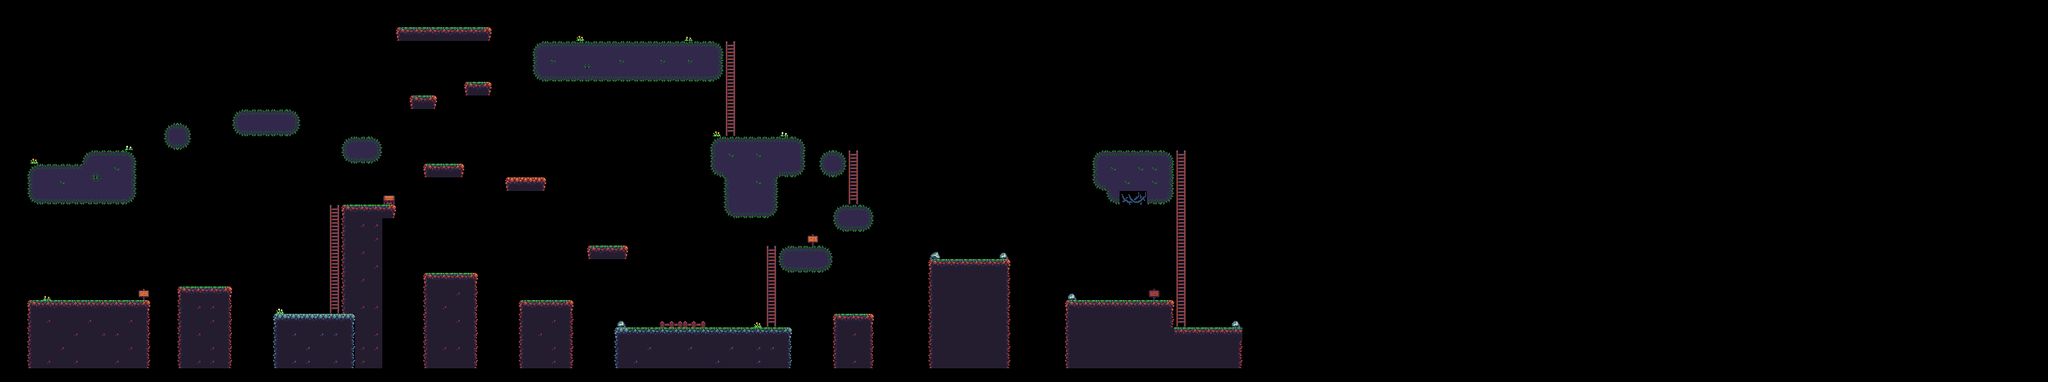

A level layout from a 2D game, rendered from its tile map. Below: a short description, then the map file with tile-grid data replaced by summaries:
An orthogonal 150x28 tile map with 16x16 px tiles, 1 tile layer (ForeGround), 1 hidden layer not drawn, 7 tilesets and 32 objects.

<map version="1.0" orientation="orthogonal" renderorder="left-down" width="150" height="28" tilewidth="16" tileheight="16">
 <tileset firstgid="1" name="collectables" tilewidth="16" tileheight="16">
  <image source="../images/collectables.png" width="16" height="16" />
  <tile id="0">
   <properties>
    <property name="Class" value="Collectable" />
    <property name="amount" value="10" />
    <property name="sprite" value="coin_gold" />
   </properties>
  </tile>
 </tileset>
 <tileset firstgid="2" name="fixedTiles" tilewidth="16" tileheight="16">
  <image source="../images/fixedTiles.png" width="200" height="112" />
  <tile id="4">
   <properties>
    <property name="collision" value="true" />
   </properties>
  </tile>
  <tile id="5">
   <properties>
    <property name="collision" value="true" />
   </properties>
  </tile>
  <tile id="6">
   <properties>
    <property name="collision" value="true" />
   </properties>
  </tile>
  <tile id="41">
   <properties>
    <property name="sensor" value="true" />
   </properties>
  </tile>
  <tile id="49">
   <properties>
    <property name="ladder" value="true" />
    <property name="sensor" value="true" />
   </properties>
  </tile>
  <tile id="53">
   <properties>
    <property name="sensor" value="true" />
   </properties>
  </tile>
  <tile id="54">
   <properties>
    <property name="sensor" value="true" />
   </properties>
  </tile>
  <tile id="55">
   <properties>
    <property name="sensor" value="true" />
   </properties>
  </tile>
  <tile id="61">
   <properties>
    <property name="ladder" value="true" />
    <property name="sensor" value="true" />
   </properties>
  </tile>
  <tile id="65">
   <properties>
    <property name="sensor" value="true" />
   </properties>
  </tile>
  <tile id="66">
   <properties>
    <property name="sensor" value="true" />
   </properties>
  </tile>
  <tile id="67">
   <properties>
    <property name="sensor" value="true" />
   </properties>
  </tile>
  <tile id="68">
   <properties>
    <property name="sensor" value="true" />
   </properties>
  </tile>
  <tile id="69">
   <properties>
    <property name="sensor" value="true" />
   </properties>
  </tile>
  <tile id="73">
   <properties>
    <property name="ladder" value="true" />
    <property name="sensor" value="true" />
   </properties>
  </tile>
  <tile id="77">
   <properties>
    <property name="sensor" value="true" />
   </properties>
  </tile>
  <tile id="78">
   <properties>
    <property name="sensor" value="true" />
   </properties>
  </tile>
  <tile id="79">
   <properties>
    <property name="sensor" value="true" />
   </properties>
  </tile>
  <tile id="80">
   <properties>
    <property name="sensor" value="true" />
   </properties>
  </tile>
  <tile id="81">
   <properties>
    <property name="sensor" value="true" />
   </properties>
  </tile>
 </tileset>
 <tileset firstgid="86" name="sheet_9" tilewidth="16" tileheight="16">
  <image source="../images/sheet_9.png" width="272" height="128" />
  <tile id="0">
   <properties>
    <property name="type" value="0" />
   </properties>
  </tile>
  <tile id="75">
   <properties>
    <property name="ladder" value="true" />
    <property name="sensor" value="true" />
   </properties>
  </tile>
  <tile id="92">
   <properties>
    <property name="ladder" value="true" />
    <property name="sensor" value="true" />
   </properties>
  </tile>
  <tile id="109">
   <properties>
    <property name="ladder" value="true" />
    <property name="sensor" value="true" />
   </properties>
  </tile>
 </tileset>
 <tileset firstgid="222" name="player" tilewidth="19" tileheight="23">
  <image source="../images/player.png" width="500" height="23" />
  <tile id="0">
   <properties>
    <property name="Class" value="Player" />
   </properties>
  </tile>
 </tileset>
 <tileset firstgid="248" name="enemies" tilewidth="29" tileheight="16">
  <image source="../images/enemies.png" width="86" height="16" />
  <tile id="0">
   <properties>
    <property name="Class" value="Slime" />
    <property name="sprite" value="slime" />
   </properties>
  </tile>
 </tileset>
 <tileset firstgid="250" name="rupee" tilewidth="16" tileheight="16">
  <image source="../images/rupee.png" width="48" height="16" />
  <tile id="0">
   <properties>
    <property name="Class" value="Collectable" />
    <property name="amount" value="1" />
    <property name="sprite" value="rupee_green" />
   </properties>
  </tile>
  <tile id="1">
   <properties>
    <property name="Class" value="Collectable" />
    <property name="amount" value="5" />
    <property name="sprite" value="rupee_blue" />
   </properties>
  </tile>
  <tile id="2">
   <properties>
    <property name="Class" value="Collectable" />
    <property name="amount" value="10" />
    <property name="sprite" value="rupee_red" />
   </properties>
  </tile>
 </tileset>
 <tileset firstgid="253" name="platform" tilewidth="48" tileheight="16">
  <image source="../images/platform.png" width="48" height="16" />
  <tile id="0">
   <properties>
    <property name="Class" value="Platform" />
    <property name="sprite" value="platform" />
   </properties>
  </tile>
 </tileset>
 <layer name="BackGround" width="150" height="28" visible="0">
  <properties>
   <property name="type" value="0" />
  </properties>
  <data>[4200 cells, 599 non-empty, 43 distinct tile ids]</data>
 </layer>
 <layer name="ForeGround" width="150" height="28" opacity="0.9">
  <properties>
   <property name="collision" value="true" />
  </properties>
  <data>[4200 cells, 572 non-empty, 51 distinct tile ids]</data>
 </layer>
 <objectgroup name="Sprites">
  <properties>
   <property name="collision" value="true" />
  </properties>
  <object gid="222" x="37.6667" y="350.333" />
  <object gid="248" x="125.333" y="350" />
  <object gid="248" x="377.333" y="366" />
  <object gid="248" x="761.333" y="47.3333" />
  <object gid="248" x="1144" y="303.333" />
  <object gid="248" x="888.667" y="160" />
  <object gid="248" x="1318.67" y="352" />
  <object gid="248" x="856.667" y="384.667" />
  <object gid="248" x="109.333" y="174.667" />
  <object gid="250" x="242.667" y="336.667" />
  <object gid="250" x="227.333" y="336.667" />
  <object gid="250" x="638" y="354.667" />
  <object gid="250" x="702" y="288" />
  <object gid="250" x="511.333" y="30.6667" />
  <object gid="250" x="528" y="32" />
  <object gid="250" x="930.667" y="288.667" />
  <object gid="250" x="303.333" y="129.333" />
  <object gid="250" x="432.667" y="242.667" />
  <object gid="252" x="549.333" y="96.6667" />
  <object gid="252" x="1406.67" y="380.667" />
  <object gid="252" x="991.333" y="369.333" />
  <object gid="252" x="606.667" y="207.333" />
  <object gid="252" x="81.3333" y="188" />
  <object gid="251" x="507.333" y="192" />
  <object gid="251" x="516.667" y="192" />
  <object gid="251" x="199.333" y="134.667" />
  <object gid="251" x="968" y="166" />
  <object gid="251" x="646" y="38" />
  <object gid="250" x="848" y="97.3333" />
  <object gid="252" x="1327" y="175" />
  <object gid="251" x="233" y="314" />
  <object gid="253" x="1123" y="221" />
 </objectgroup>
</map>
